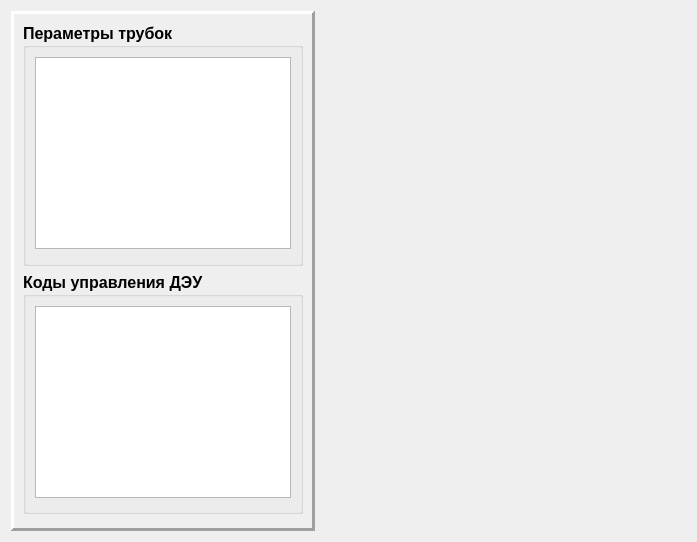
<?xml version="1.0" encoding="UTF-8"?>
<ui version="4.0">
 <class>SPRSettingsRentgenMainWidget</class>
 <widget class="QWidget" name="SPRSettingsRentgenMainWidget">
  <property name="geometry">
   <rect>
    <x>0</x>
    <y>0</y>
    <width>697</width>
    <height>542</height>
   </rect>
  </property>
  <property name="font">
   <font>
    <family>Tahoma</family>
    <pointsize>12</pointsize>
   </font>
  </property>
  <property name="windowTitle">
   <string>Form</string>
  </property>
  <layout class="QHBoxLayout" name="horizontalLayout_3">
   <item>
    <widget class="QFrame" name="frame_3">
     <property name="frameShape">
      <enum>QFrame::Panel</enum>
     </property>
     <property name="frameShadow">
      <enum>QFrame::Raised</enum>
     </property>
     <property name="lineWidth">
      <number>3</number>
     </property>
     <layout class="QVBoxLayout" name="verticalLayout_3">
      <item>
       <widget class="QGroupBox" name="groupBox">
        <property name="sizePolicy">
         <sizepolicy hsizetype="Minimum" vsizetype="Preferred">
          <horstretch>0</horstretch>
          <verstretch>0</verstretch>
         </sizepolicy>
        </property>
        <property name="font">
         <font>
          <weight>75</weight>
          <bold>true</bold>
         </font>
        </property>
        <property name="title">
         <string>Пераметры трубок</string>
        </property>
        <property name="alignment">
         <set>Qt::AlignLeading|Qt::AlignLeft|Qt::AlignTop</set>
        </property>
        <property name="flat">
         <bool>true</bool>
        </property>
        <layout class="QVBoxLayout" name="verticalLayout">
         <item>
          <widget class="SPRRentgenVATable" name="tTubeVA">
           <property name="sizePolicy">
            <sizepolicy hsizetype="Minimum" vsizetype="Minimum">
             <horstretch>0</horstretch>
             <verstretch>0</verstretch>
            </sizepolicy>
           </property>
           <property name="font">
            <font>
             <family>Tahoma</family>
             <pointsize>12</pointsize>
             <weight>50</weight>
             <bold>false</bold>
            </font>
           </property>
           <attribute name="horizontalHeaderCascadingSectionResizes">
            <bool>false</bool>
           </attribute>
          </widget>
         </item>
         <item>
          <spacer name="verticalSpacer">
           <property name="orientation">
            <enum>Qt::Vertical</enum>
           </property>
           <property name="sizeHint" stdset="0">
            <size>
             <width>20</width>
             <height>40</height>
            </size>
           </property>
          </spacer>
         </item>
        </layout>
       </widget>
      </item>
      <item>
       <widget class="QGroupBox" name="groupBox_2">
        <property name="sizePolicy">
         <sizepolicy hsizetype="Minimum" vsizetype="Preferred">
          <horstretch>0</horstretch>
          <verstretch>0</verstretch>
         </sizepolicy>
        </property>
        <property name="font">
         <font>
          <weight>75</weight>
          <bold>true</bold>
         </font>
        </property>
        <property name="title">
         <string>Коды управления ДЭУ</string>
        </property>
        <property name="alignment">
         <set>Qt::AlignLeading|Qt::AlignLeft|Qt::AlignTop</set>
        </property>
        <property name="flat">
         <bool>true</bool>
        </property>
        <layout class="QVBoxLayout" name="verticalLayout_2">
         <item>
          <widget class="SPRDEUCodesTable" name="tDEUCode">
           <property name="sizePolicy">
            <sizepolicy hsizetype="Minimum" vsizetype="Minimum">
             <horstretch>0</horstretch>
             <verstretch>0</verstretch>
            </sizepolicy>
           </property>
           <property name="font">
            <font>
             <family>Tahoma</family>
             <pointsize>12</pointsize>
             <weight>50</weight>
             <bold>false</bold>
            </font>
           </property>
           <property name="autoScroll">
            <bool>true</bool>
           </property>
          </widget>
         </item>
         <item>
          <spacer name="verticalSpacer_3">
           <property name="orientation">
            <enum>Qt::Vertical</enum>
           </property>
           <property name="sizeHint" stdset="0">
            <size>
             <width>20</width>
             <height>40</height>
            </size>
           </property>
          </spacer>
         </item>
        </layout>
       </widget>
      </item>
      <item>
       <spacer name="verticalSpacer_2">
        <property name="orientation">
         <enum>Qt::Vertical</enum>
        </property>
        <property name="sizeHint" stdset="0">
         <size>
          <width>20</width>
          <height>40</height>
         </size>
        </property>
       </spacer>
      </item>
     </layout>
    </widget>
   </item>
   <item>
    <spacer name="horizontalSpacer">
     <property name="orientation">
      <enum>Qt::Horizontal</enum>
     </property>
     <property name="sizeHint" stdset="0">
      <size>
       <width>40</width>
       <height>20</height>
      </size>
     </property>
    </spacer>
   </item>
  </layout>
 </widget>
 <customwidgets>
  <customwidget>
   <class>SPRDEUCodesTable</class>
   <extends>QTableView</extends>
   <header>sprdeucodestable.h</header>
  </customwidget>
  <customwidget>
   <class>SPRRentgenVATable</class>
   <extends>QTableView</extends>
   <header>sprrentgenvatable.h</header>
  </customwidget>
 </customwidgets>
 <resources/>
 <connections/>
</ui>
